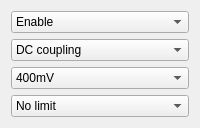
                <widget class="QWidget" name="A">
                 <attribute name="title">
                  <string>Ch A</string>
                 </attribute>
                 <layout class="QVBoxLayout" name="verticalLayout_8">
                  <item>
                   <widget class="QComboBox" name="Aenable">
                    <item>
                     <property name="text">
                      <string>Enable</string>
                     </property>
                    </item>
                    <item>
                     <property name="text">
                      <string>Disable</string>
                     </property>
                    </item>
                   </widget>
                  </item>
                  <item>
                   <widget class="QComboBox" name="ACoupling">
                    <property name="enabled">
                     <bool>true</bool>
                    </property>
                    <item>
                     <property name="text">
                      <string>DC coupling</string>
                     </property>
                    </item>
                    <item>
                     <property name="text">
                      <string>AC coupling</string>
                     </property>
                    </item>
                   </widget>
                  </item>
                  <item>
                   <widget class="QComboBox" name="AInputRange">
                    <item>
                     <property name="text">
                      <string>400mV</string>
                     </property>
                    </item>
                    <item>
                     <property name="text">
                      <string>2V</string>
                     </property>
                    </item>
                    <item>
                     <property name="text">
                      <string>1V</string>
                     </property>
                    </item>
                    <item>
                     <property name="text">
                      <string>200mV</string>
                     </property>
                    </item>
                   </widget>
                  </item>
                  <item>
                   <widget class="QComboBox" name="ABWlimit">
                    <property name="enabled">
                     <bool>true</bool>
                    </property>
                    <item>
                     <property name="text">
                      <string>No limit</string>
                     </property>
                    </item>
                    <item>
                     <property name="text">
                      <string>Low Pass</string>
                     </property>
                    </item>
                   </widget>
                  </item>
                 </layout>
                </widget>
